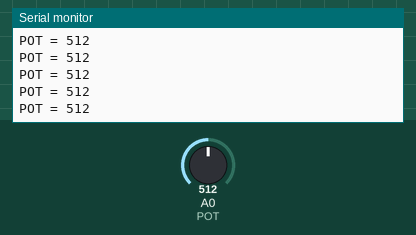
This sketch was run on a simulated Arduino Uno, built with avr-gcc and run on an emulated ATmega328P. Parts: the last lines printed to the serial monitor. The inputs (shaded band) are chosen by the test bench; at power-on: A0 (POT) = 512.

Above: at 1.2 s.
1.3 s: A0 (POT) set to 716
At 1.56 s:
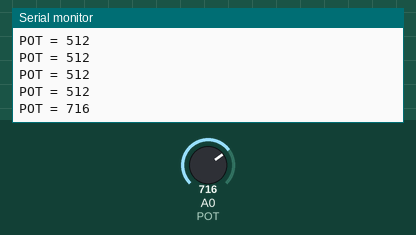
2.8 s: A0 (POT) set to 900
At 2.96 s:
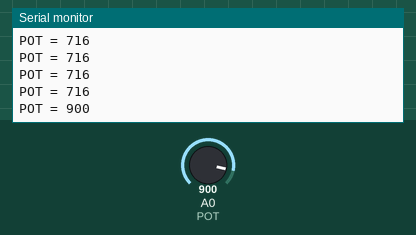
Timing chart, 0 to 5.8 s (numbered marks = the images above; inputs shaded):
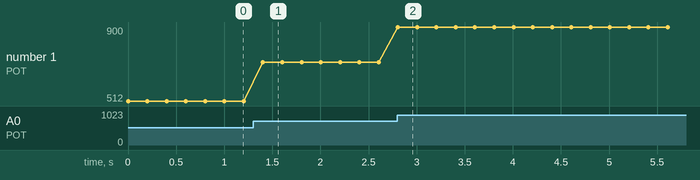

The sketch:

ESP_POT.ino
```cpp
/******************************************************************************
  Project  : NECTEC IoT Camp 2016
  Compiler : Arduino 1.6.7
  Board    : ESPresso Lite V2
  Device   : Potentiometer
  Author   : Chiang Mai Maker Club
*******************************************************************************/

#define POT A0

int potValue;

void setup() {
  Serial.begin(115200);
}

void loop() {
  potValue = analogRead(POT);

  Serial.print("POT = ");
  Serial.println(potValue);
  delay(200);
}
```

Measured:
- after the input at 1.3 s, the serial monitor: prints a new line after 0.10 s (image 1)
- after the input at 2.8 s, the serial monitor: prints a new line at once (image 2)
- plotted number 1: 512 → 716 after the input at 1.3 s, 716 → 900 after the input at 2.8 s
